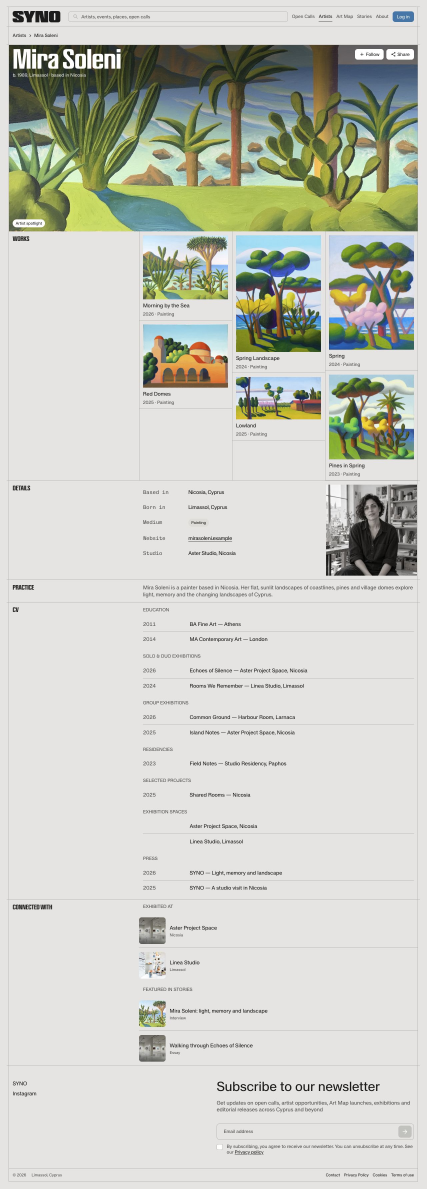
#> input picture assets-syno-case/films/source-profile-full.png, 1280 x 3565 px (shown at 1/3 size)
$ python build-syno-profile-video.py
#> lines starting #> are read from the running program, lines starting #| are printed output that depends on the picture
#!/usr/bin/env python3
"""Short public-profile walkthrough from the current promo prototype capture."""

from pathlib import Path
import subprocess

from PIL import Image, ImageFilter


ROOT = Path(__file__).resolve().parents[1]
SOURCE = ROOT / "assets-syno-case/films/source-profile-full.png"
DEST = ROOT / "assets-syno-case/films"
FILM = DEST / "syno-flow-profile.mp4"
POSTER = DEST / "syno-flow-profile-poster.jpg"
W, H, FPS = 1920, 1200, 30
SOURCE_W, SOURCE_H = 1280, 800
HEADER_H = 79


def ease(t: float) -> float:
    t = min(1.0, max(0.0, t))
    return t * t * (3 - 2 * t)


def scroll_y(t: float) -> int:
    if t < .55:
        return 0
    if t < 2.15:
        return round(900 * ease((t - .55) / 1.60))
    if t < 2.70:
        return 900
    if t < 4.35:
        return round(900 + 950 * ease((t - 2.70) / 1.65))
    return 1850


def main() -> None:
    source = Image.open(SOURCE).convert("RGB")
#> source is the input picture: PIL image 1280x3565 RGB; mean R, G, B 201.6, 203.5, 194.7
    if source.width != SOURCE_W or source.height < 3000:
        raise ValueError(f"Unexpected profile capture size: {source.size}")
    header = source.crop((0, 0, SOURCE_W, HEADER_H))
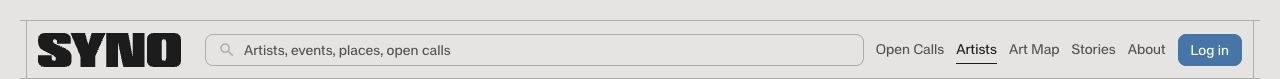
#> header: PIL image 1280x79 RGB; mean R, G, B 214.1, 214, 213
    frames = 153  # 5.1 seconds, including a hold on details / CV.
    command = [
        "ffmpeg", "-y", "-hide_banner", "-loglevel", "error",
        "-f", "rawvideo", "-pix_fmt", "rgb24", "-s", f"{W}x{H}",
        "-r", str(FPS), "-i", "-", "-an", "-c:v", "libx264",
        "-preset", "slow", "-tune", "stillimage", "-crf", "14",
        "-pix_fmt", "yuv420p", "-movflags", "+faststart", str(FILM),
    ]
#> (the run stopped early here; a loop or call above may not have finished)
